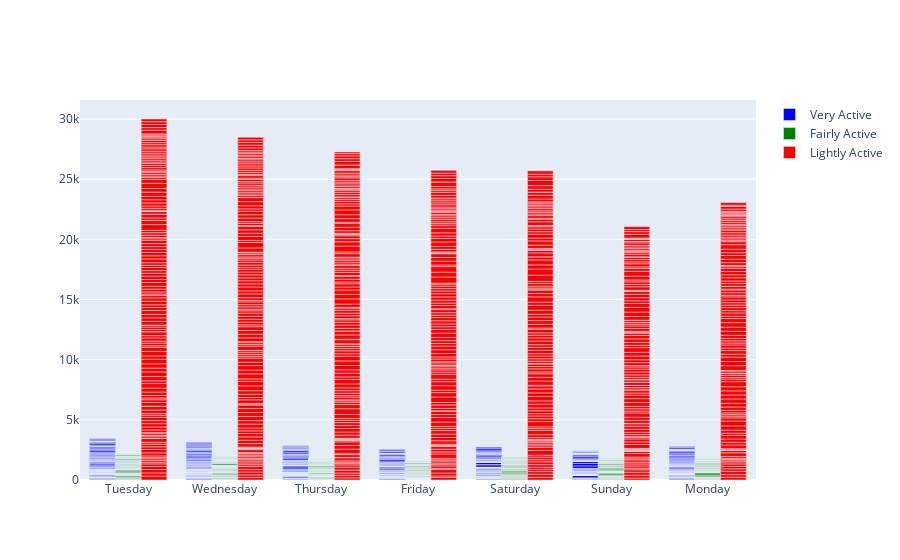

Source (notebook cell):
### Code cell
fig = go.Figure()

fig.add_trace(go.Bar(x=df['Day'],  y=df['VeryActiveMinutes'],  name = 'Very Active', marker_color = 'blue'))

fig.add_trace(go.Bar(x=df['Day'], y=df['FairlyActiveMinutes'], name = 'Fairly Active', marker_color = 'green'))

fig.add_trace(go.Bar(x=df['Day'], y=df['LightlyActiveMinutes'], name = 'Lightly Active', marker_color = 'red'))

fig.update_layout(barmode='group', xaxis_tickangle=0)
fig.show()

### Figure 1 — Plotly figure (JSON) as saved in the notebook; plotly's stock layout.template omitted (floating-point values rounded to 4 significant figures; data arrays with more than 128 entries replaced by an {"elided": "..."} marker saying what was removed)
{"data": [{"marker": {"color": "blue"}, "name": "Very Active", "type": "bar", "x": {"elided": "940 str values"}, "y": {"elided": "940 int values"}}, {"marker": {"color": "green"}, "name": "Fairly Active", "type": "bar", "x": {"elided": "940 str values"}, "y": {"elided": "940 int values"}}, {"marker": {"color": "red"}, "name": "Lightly Active", "type": "bar", "x": {"elided": "940 str values"}, "y": {"elided": "940 int values"}}], "layout": {"barmode": "group", "xaxis": {"tickangle": 0}}}
